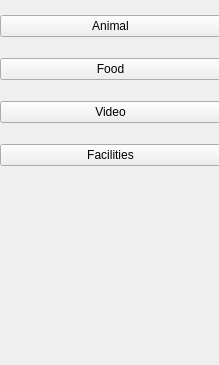
       <widget class="QWidget" name="datamanager_page">
        <property name="geometry">
         <rect>
          <x>0</x>
          <y>0</y>
          <width>219</width>
          <height>365</height>
         </rect>
        </property>
        <attribute name="label">
         <string>Data Manager</string>
        </attribute>
        <widget class="QWidget" name="verticalLayoutWidget_4">
         <property name="geometry">
          <rect>
           <x>0</x>
           <y>0</y>
           <width>221</width>
           <height>184</height>
          </rect>
         </property>
         <layout class="QVBoxLayout" name="verticalLayout_4">
          <item>
           <widget class="QPushButton" name="datamanager_animalpage_button">
            <property name="text">
             <string>Animal</string>
            </property>
           </widget>
          </item>
          <item>
           <widget class="QPushButton" name="datamanager_foodpage_button">
            <property name="text">
             <string>Food</string>
            </property>
           </widget>
          </item>
          <item>
           <widget class="QPushButton" name="datamanager_videopage_button">
            <property name="text">
             <string>Video</string>
            </property>
           </widget>
          </item>
          <item>
           <widget class="QPushButton" name="datamanager_facilitiespage_button">
            <property name="text">
             <string>Facilities</string>
            </property>
           </widget>
          </item>
         </layout>
        </widget>
       </widget>
